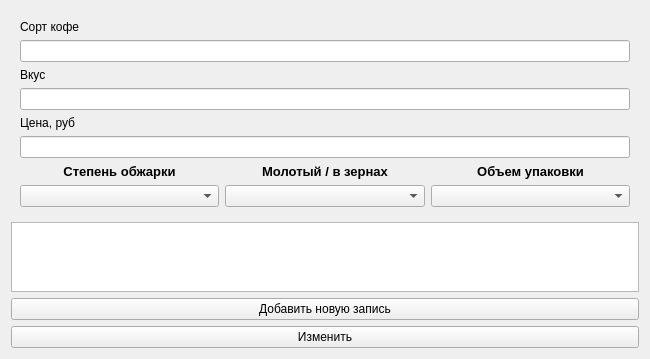
<?xml version="1.0" encoding="UTF-8"?>
<ui version="4.0">
 <class>Form</class>
 <widget class="QWidget" name="Form">
  <property name="geometry">
   <rect>
    <x>0</x>
    <y>0</y>
    <width>650</width>
    <height>354</height>
   </rect>
  </property>
  <property name="windowTitle">
   <string>Форма редактирования</string>
  </property>
  <layout class="QVBoxLayout" name="verticalLayout">
   <item>
    <widget class="QWidget" name="widget" native="true">
     <layout class="QVBoxLayout" name="verticalLayout_2">
      <item>
       <layout class="QVBoxLayout" name="verticalLayout_3">
        <item>
         <widget class="QLabel" name="label">
          <property name="text">
           <string>Сорт кофе</string>
          </property>
         </widget>
        </item>
        <item>
         <widget class="QLineEdit" name="lineEdit"/>
        </item>
        <item>
         <widget class="QLabel" name="label_2">
          <property name="text">
           <string>Вкус</string>
          </property>
         </widget>
        </item>
        <item>
         <widget class="QLineEdit" name="lineEdit_2"/>
        </item>
        <item>
         <widget class="QLabel" name="label_3">
          <property name="text">
           <string>Цена, руб</string>
          </property>
         </widget>
        </item>
        <item>
         <widget class="QLineEdit" name="lineEdit_3"/>
        </item>
       </layout>
      </item>
      <item>
       <layout class="QHBoxLayout" name="horizontalLayout">
        <item>
         <layout class="QVBoxLayout" name="verticalLayout_4">
          <item>
           <widget class="QLabel" name="label_4">
            <property name="text">
             <string>&lt;html&gt;&lt;head/&gt;&lt;body&gt;&lt;p align=&quot;center&quot;&gt;&lt;span style=&quot; font-size:10pt; font-weight:600;&quot;&gt;Степень обжарки&lt;/span&gt;&lt;/p&gt;&lt;/body&gt;&lt;/html&gt;</string>
            </property>
           </widget>
          </item>
          <item>
           <widget class="QComboBox" name="comboBox"/>
          </item>
         </layout>
        </item>
        <item>
         <layout class="QVBoxLayout" name="verticalLayout_5">
          <item>
           <widget class="QLabel" name="label_5">
            <property name="text">
             <string>&lt;html&gt;&lt;head/&gt;&lt;body&gt;&lt;p align=&quot;center&quot;&gt;&lt;span style=&quot; font-size:10pt; font-weight:600;&quot;&gt;Молотый / в зернах&lt;/span&gt;&lt;/p&gt;&lt;/body&gt;&lt;/html&gt;</string>
            </property>
           </widget>
          </item>
          <item>
           <widget class="QComboBox" name="comboBox_2"/>
          </item>
         </layout>
        </item>
        <item>
         <layout class="QVBoxLayout" name="verticalLayout_6">
          <item>
           <widget class="QLabel" name="label_6">
            <property name="text">
             <string>&lt;html&gt;&lt;head/&gt;&lt;body&gt;&lt;p align=&quot;center&quot;&gt;&lt;span style=&quot; font-size:10pt; font-weight:600;&quot;&gt;Объем упаковки&lt;/span&gt;&lt;/p&gt;&lt;/body&gt;&lt;/html&gt;</string>
            </property>
           </widget>
          </item>
          <item>
           <widget class="QComboBox" name="comboBox_3"/>
          </item>
         </layout>
        </item>
       </layout>
      </item>
     </layout>
    </widget>
   </item>
   <item>
    <widget class="QTableWidget" name="tableWidget"/>
   </item>
   <item>
    <widget class="QPushButton" name="pushButton">
     <property name="text">
      <string>Добавить новую запись</string>
     </property>
    </widget>
   </item>
   <item>
    <widget class="QPushButton" name="pushButton_2">
     <property name="text">
      <string>Изменить</string>
     </property>
    </widget>
   </item>
  </layout>
 </widget>
 <resources/>
 <connections/>
</ui>
